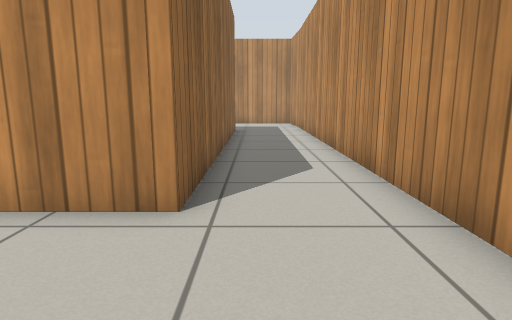
[1] (above)

16 first-person views from a walk through a Gazebo world. The camera is 0.68 m above the floor, tilts 10° down and sees 75° across. The floor is counted in squares, 0.5 m on a side. Each view is taken from the middle of a square. On the plan, view 1 faces up. The plan holds only what a view shows up to about 15 squares ahead; the rest is blank. Gazebo's built-in surfaces are drawn with simple patterns.

[2]
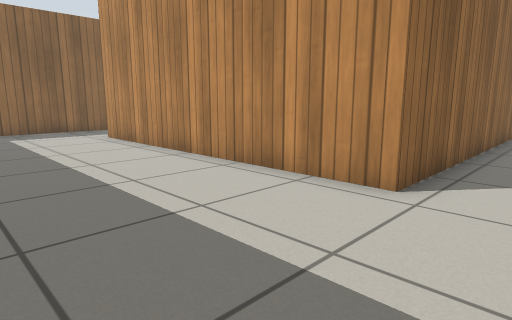

[3]
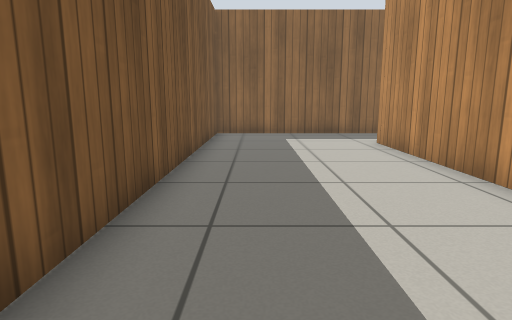

[4]
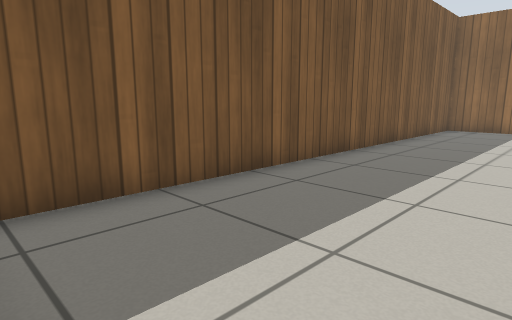

[5]
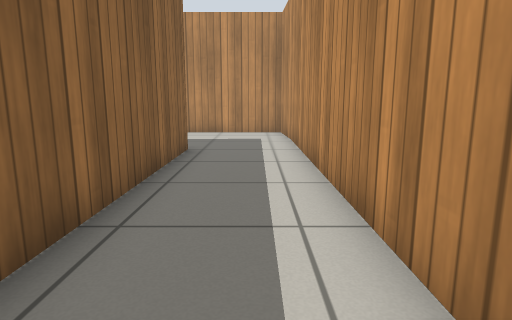

[6]
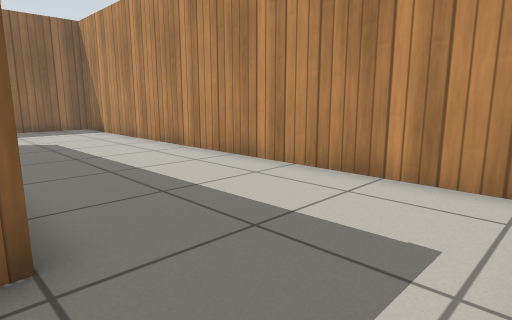

[7]
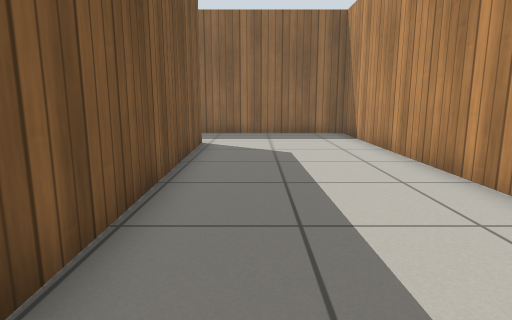

[8]
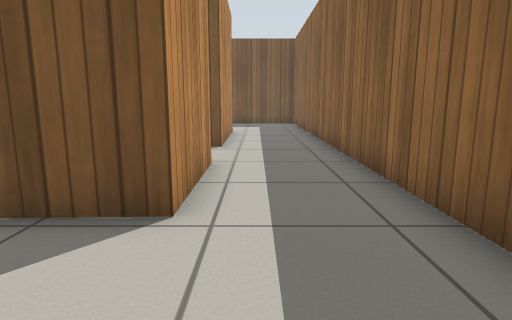

[9]
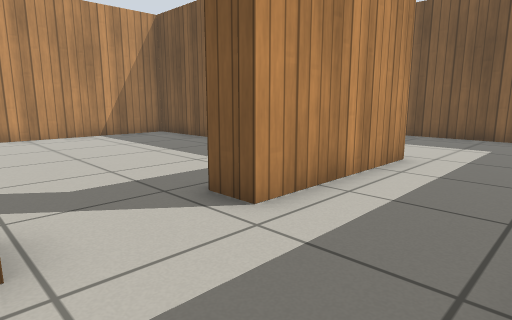

[10]
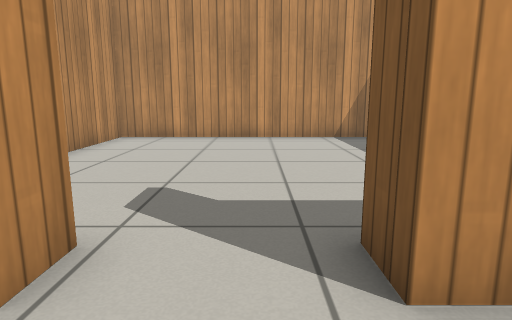

[11]
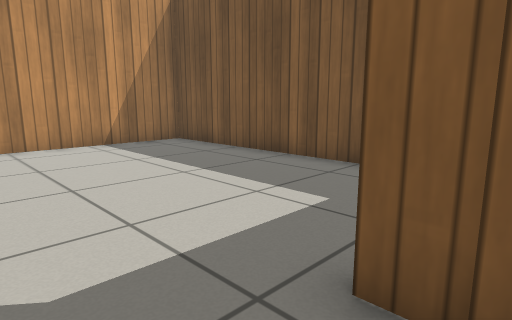

[12]
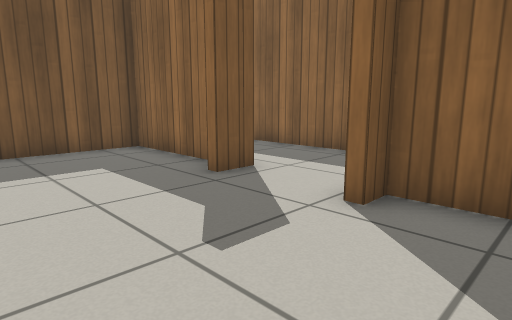

[13]
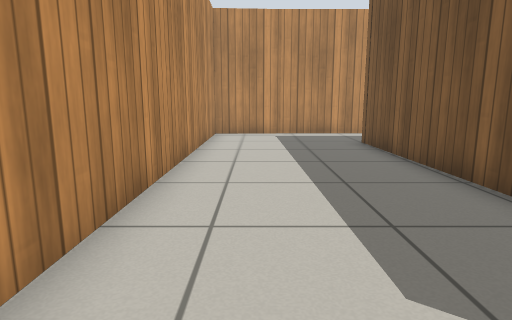

[14]
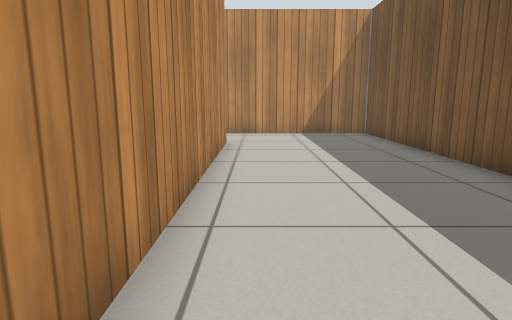

[15]
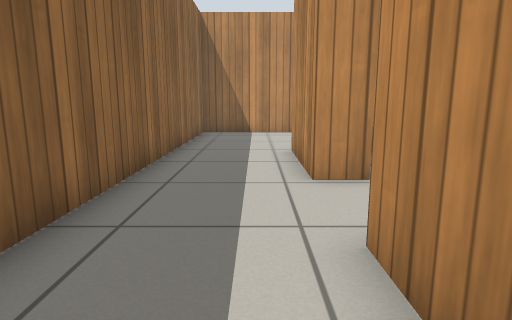

[16]
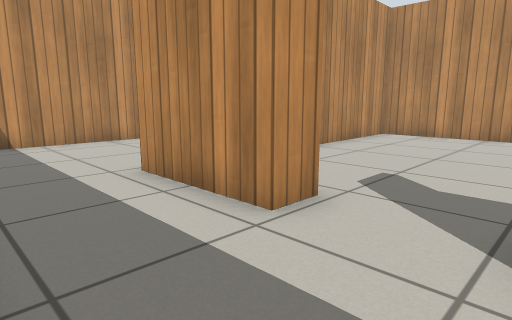

### Floor plan
Ten units are one square. View 1 is at (0, 0); x grows to the right and y downward. Boxes are objects, and circles mark ways between rooms. Rooms are numbered by the first view taken in them; rooms with no view inside come last. Other rooms are left out.
<svg viewBox="-158 -212 186 234">
<path fill="none" stroke="#000" d="M-9 -40 -120 -40M-153 -35 -153 17 23 17 23 -25M-110 -117 -120 -117 -120 -152 -9 -155 -9 -40M-120 -40 -120 -90M23 -25 23 -207 -153 -207 -153 -35M-120 -90 -109 -90M-117 -78 -117 -43 -13 -43 -13 -152 -61 -150M-117 -135 -117 -120 -110 -120 -110 -117"/>
<circle cx="-140" cy="-30" r="3" fill="#2a7"/>
<circle cx="10" cy="-23" r="3" fill="#2a7"/>
<circle cx="-120" cy="-105" r="3" fill="#2a7"/>
<text x="-70" y="-10">1</text>
<text x="-70" y="-160">2</text>
<text x="-60" y="-100">3</text>
</svg>
Room 1 opens to room 2. Room 2 opens to room 3.

Where each view was taken, in squares from view 1:
view 1: 0 up, 0 right, facing up
view 2: 1 down, 1 right, facing up-left
view 3: 0 up, 1 left, facing left
view 4: 3 up, 2 right, facing down-left
view 5: 6 up, 1 right, facing up
view 6: 15 up, 2 right, facing up-left
view 7: 17 up, 1 left, facing left
view 8: 19 up, 13 left, facing down
view 9: 12 up, 15 left, facing down-right
view 10: 10 up, 14 left, facing right
view 11: 11 up, 12 left, facing down-right
view 12: 14 up, 7 left, facing down-left
view 13: 19 up, 12 left, facing right
view 14: 3 up, 12 left, facing right
view 15: 6 up, 13 left, facing up
view 16: 9 up, 15 left, facing up-right
